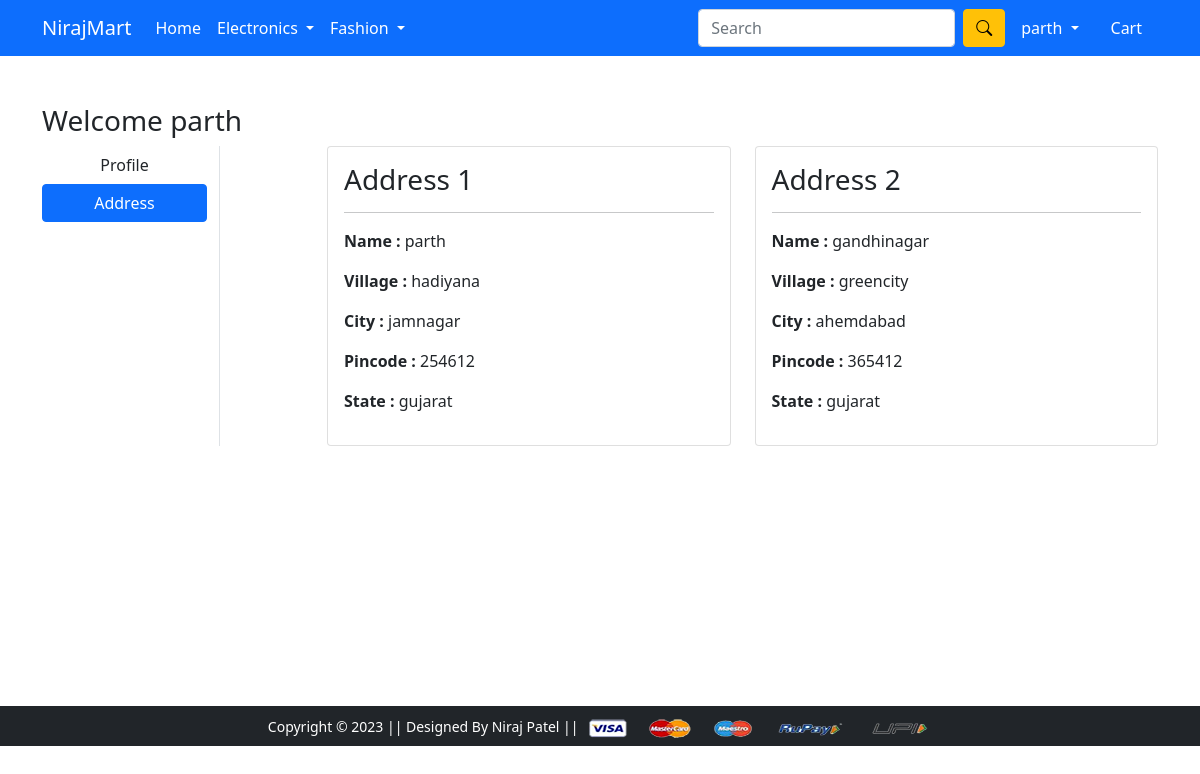
The app's page /address/ (signed in) with its own data.
### app/models.py (models this page shows, shortened)
class Customer(models.Model):
    user = models.ForeignKey(User, on_delete=models.CASCADE)
    name = models.CharField(max_length=150)
    village = models.CharField(max_length=200)
    city = models.CharField(max_length=100)
    pincode = models.IntegerField()
    state = models.CharField(max_length=50)

### app/views.py (the view)
# urls.py: path('address/', views.address, name='address'),
@login_required
def address(request):
    data = Customer.objects.filter(user=request.user)
    return render(request, 'app/address.html', {'data':data})

### app/templates/app/address.html (shortened to what this page needs)
{% extends 'app/base.html' %}
{% load static %}
{% block main-content %}
<div class="container my-5" style="min-height: 69.3vh;">
 <div class="row">
 <h3>Welcome {{request.user}}</h3>
  <div class="col-sm-2 border-end">
   <ul class="list-unstyled">
    <li class="d-grid"><a href="{% url 'profile' %}" class="btn ">Profile</a></li>
    <li class="d-grid"><a href="{% url 'address' %}" class="btn btn-primary">Address</a></li>
   </ul>
  </div>
  <div class="col-sm-9 offset-sm-1">
   <div class="row">
    {% if data %}
    {% for data in data %}
    <div class="col-sm-6">
        <div class="card">
            <div class="card-body">
                <h3>Address {{forloop.counter}}</h3>
                <hr>
                <p><b>Name :</b>  {{data.name}}</p>
                <p><b>Village :</b> {{data.village}}</p>
                <p><b>City :</b> {{data.city}}</p>
                <p><b>Pincode :</b> {{data.pincode}}</p>
                <p><b>State :</b> {{data.state}}</p>
            </div>
        </div>
    </div>
    {% endfor %}
    {% else %}
    <h4>No Data Found !!!</h4>
    <div class="text-end">
        <a href="/profile" class="btn btn-warning mt-3 px-5 fw-bold">Add Address</a>
    </div>
    {% endif %}
   </div>
  </div>
 </div>
</div>
{% endblock main-content %}

### app/templates/app/base.html (shortened to what this page needs)
<!doctype html>
{% load static %}
<html lang="en">
<head>
  <link href="https://cdn.jsdelivr.net/npm/bootstrap@5.0.0-beta1/dist/css/bootstrap.min.css" rel="stylesheet"
>
  <link rel="stylesheet" href="https://cdn.jsdelivr.net/npm/bootstrap-icons@1.10.3/font/bootstrap-icons.css">
  <link rel="stylesheet" href="{% static 'app/css/owl.carousel.min.css' %}">
  <link rel="stylesheet" href="{% static 'app/css/all.min.css' %}">
  <link rel="stylesheet" href="{% static 'app/css/style.css' %}">
</head>
<body>
  <nav class="navbar navbar-expand-lg navbar-dark bg-primary">
    <div class="container">
      <a class="navbar-brand" href="/">NirajMart</a>
      <div class="collapse navbar-collapse" id="navbarSupportedContent">
        <ul class="navbar-nav me-auto mb-2 mb-lg-0">
          <li class="nav-item">
            <a class="nav-link active" aria-current="page" href="/">Home</a>
          </li>
          <li class="nav-item dropdown">
            <a class="nav-link dropdown-toggle text-white" href="#" id="electronicsDropdown" role="button"
              data-bs-toggle="dropdown" aria-expanded="false">
              Electronics
            </a>
          </li>
          <li class="nav-item dropdown">
            <a class="nav-link dropdown-toggle text-white" href="#" id="fashionDropdown" role="button"
              data-bs-toggle="dropdown" aria-expanded="false">
              Fashion
            </a>
          </li>
        </ul>
        <form class="d-flex" action="/search">
          <input class="form-control me-2" type="search" name="search" placeholder="Search" aria-label="Search">
          <button class="btn btn-warning" type="submit"><i class="bi bi-search"></i></button>
        </form>
        <div>
          <ul class="navbar-nav me-auto mb-2 mb-lg-0">
            {% if request.user.is_authenticated %}
            <li class="nav-item dropdown mx-2">
              <a class="nav-link dropdown-toggle text-white" href="#" id="profileDropdown" role="button"
                data-bs-toggle="dropdown" aria-expanded="false">
                {% if request.user.is_authenticated %}
                {{request.user.username}}
                {% else %}
                Guest
                {% endif %}
              </a>
            </li>
            <li class="nav-item mx-2">
              <a href="{% url 'show_cart' %}" class="nav-link text-white">
                Cart
              </a>
            </li>
            {% endif %}
          </ul>
        </div>
      </div>
    </div>
  </nav>
  {% block main-content %} {% endblock main-content %}
  <footer class="container-fluid bg-dark text-center p-2 mt-5">
    <small class="text-white">Copyright &copy; 2023 || Designed By Niraj Patel || </small>
    <img src="{% static 'app/images/payment.png' %}" alt="" srcset="" class="img-fluid" height="2px">
  </footer>
</body>
</html>

### records on screen
Customer: name "parth", village "hadiyana", city "jamnagar", pincode "254612", state "gujarat"
Customer: name "gandhinagar", village "greencity", city "ahemdabad", pincode "365412", state "gujarat"

### other values on screen
{{ request.user.username }} "parth"
{{ request.user }} "parth"
